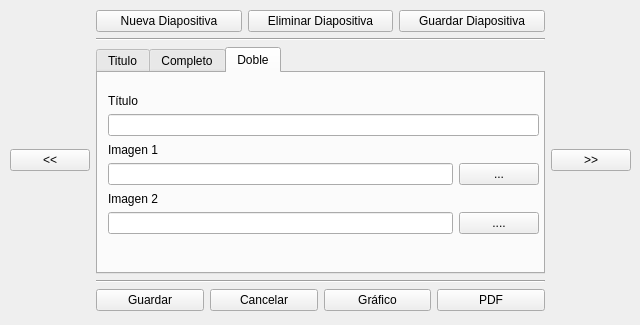
<?xml version="1.0" encoding="UTF-8"?>
<ui version="4.0">
 <class>PresentationView</class>
 <widget class="QWidget" name="PresentationView">
  <property name="geometry">
   <rect>
    <x>0</x>
    <y>0</y>
    <width>640</width>
    <height>325</height>
   </rect>
  </property>
  <property name="windowTitle">
   <string>Form</string>
  </property>
  <widget class="QWidget" name="horizontalLayoutWidget">
   <property name="geometry">
    <rect>
     <x>10</x>
     <y>10</y>
     <width>621</width>
     <height>301</height>
    </rect>
   </property>
   <layout class="QHBoxLayout" name="horizontalLayout">
    <item>
     <widget class="QPushButton" name="pushButton">
      <property name="text">
       <string>&lt;&lt;</string>
      </property>
     </widget>
    </item>
    <item>
     <layout class="QVBoxLayout" name="verticalLayout">
      <item>
       <layout class="QHBoxLayout" name="horizontalLayout_2">
        <item>
         <layout class="QHBoxLayout" name="horizontalLayout_3">
          <item>
           <widget class="QPushButton" name="pushButton_3">
            <property name="text">
             <string>Nueva Diapositiva</string>
            </property>
           </widget>
          </item>
          <item>
           <widget class="QPushButton" name="pushButton_4">
            <property name="text">
             <string>Eliminar Diapositiva</string>
            </property>
           </widget>
          </item>
          <item>
           <widget class="QPushButton" name="pushButton_5">
            <property name="text">
             <string>Guardar Diapositiva</string>
            </property>
           </widget>
          </item>
         </layout>
        </item>
       </layout>
      </item>
      <item>
       <widget class="Line" name="line">
        <property name="orientation">
         <enum>Qt::Horizontal</enum>
        </property>
       </widget>
      </item>
      <item>
       <widget class="QTabWidget" name="tabWidget">
        <property name="currentIndex">
         <number>2</number>
        </property>
        <widget class="QWidget" name="tab_3">
         <attribute name="title">
          <string>Titulo</string>
         </attribute>
         <widget class="QWidget" name="verticalLayoutWidget_4">
          <property name="geometry">
           <rect>
            <x>10</x>
            <y>10</y>
            <width>431</width>
            <height>51</height>
           </rect>
          </property>
          <layout class="QVBoxLayout" name="verticalLayout_4">
           <item>
            <widget class="QLabel" name="label_7">
             <property name="text">
              <string>Título</string>
             </property>
            </widget>
           </item>
           <item>
            <widget class="QLineEdit" name="lineEdit_7"/>
           </item>
          </layout>
         </widget>
        </widget>
        <widget class="QWidget" name="tab_4">
         <attribute name="title">
          <string>Completo</string>
         </attribute>
         <widget class="QWidget" name="verticalLayoutWidget_3">
          <property name="geometry">
           <rect>
            <x>10</x>
            <y>10</y>
            <width>431</width>
            <height>171</height>
           </rect>
          </property>
          <layout class="QVBoxLayout" name="verticalLayout_3">
           <item>
            <widget class="QLabel" name="label_4">
             <property name="text">
              <string>Título</string>
             </property>
            </widget>
           </item>
           <item>
            <widget class="QLineEdit" name="lineEdit_4"/>
           </item>
           <item>
            <widget class="QLabel" name="label_5">
             <property name="text">
              <string>Párrafo</string>
             </property>
            </widget>
           </item>
           <item>
            <widget class="QLineEdit" name="lineEdit_5"/>
           </item>
           <item>
            <widget class="QLabel" name="label_6">
             <property name="text">
              <string>Imagen</string>
             </property>
            </widget>
           </item>
           <item>
            <layout class="QHBoxLayout" name="horizontalLayout_8">
             <item>
              <widget class="QLineEdit" name="lineEdit_6"/>
             </item>
             <item>
              <widget class="QPushButton" name="pushButton_12">
               <property name="text">
                <string>...</string>
               </property>
              </widget>
             </item>
            </layout>
           </item>
          </layout>
         </widget>
        </widget>
        <widget class="QWidget" name="tab_5">
         <attribute name="title">
          <string>Doble</string>
         </attribute>
         <widget class="QWidget" name="verticalLayoutWidget_2">
          <property name="geometry">
           <rect>
            <x>10</x>
            <y>20</y>
            <width>431</width>
            <height>141</height>
           </rect>
          </property>
          <layout class="QVBoxLayout" name="verticalLayout_2">
           <item>
            <widget class="QLabel" name="label">
             <property name="text">
              <string>Título</string>
             </property>
            </widget>
           </item>
           <item>
            <widget class="QLineEdit" name="lineEdit"/>
           </item>
           <item>
            <widget class="QLabel" name="label_2">
             <property name="text">
              <string>Imagen 1</string>
             </property>
            </widget>
           </item>
           <item>
            <layout class="QHBoxLayout" name="horizontalLayout_6">
             <item>
              <widget class="QLineEdit" name="lineEdit_2"/>
             </item>
             <item>
              <widget class="QPushButton" name="pushButton_10">
               <property name="text">
                <string>...</string>
               </property>
              </widget>
             </item>
            </layout>
           </item>
           <item>
            <widget class="QLabel" name="label_3">
             <property name="text">
              <string>Imagen 2</string>
             </property>
            </widget>
           </item>
           <item>
            <layout class="QHBoxLayout" name="horizontalLayout_7">
             <item>
              <widget class="QLineEdit" name="lineEdit_3"/>
             </item>
             <item>
              <widget class="QPushButton" name="pushButton_11">
               <property name="text">
                <string>....</string>
               </property>
              </widget>
             </item>
            </layout>
           </item>
          </layout>
         </widget>
        </widget>
       </widget>
      </item>
      <item>
       <widget class="Line" name="line_2">
        <property name="orientation">
         <enum>Qt::Horizontal</enum>
        </property>
       </widget>
      </item>
      <item>
       <layout class="QHBoxLayout" name="horizontalLayout_5">
        <item>
         <widget class="QPushButton" name="pushButton_6">
          <property name="text">
           <string>Guardar</string>
          </property>
         </widget>
        </item>
        <item>
         <widget class="QPushButton" name="pushButton_7">
          <property name="text">
           <string>Cancelar</string>
          </property>
         </widget>
        </item>
        <item>
         <widget class="QPushButton" name="pushButton_8">
          <property name="text">
           <string>Gráfico</string>
          </property>
         </widget>
        </item>
        <item>
         <widget class="QPushButton" name="pushButton_9">
          <property name="text">
           <string>PDF</string>
          </property>
         </widget>
        </item>
       </layout>
      </item>
     </layout>
    </item>
    <item>
     <widget class="QPushButton" name="pushButton_2">
      <property name="text">
       <string>&gt;&gt;</string>
      </property>
     </widget>
    </item>
   </layout>
  </widget>
 </widget>
 <resources/>
 <connections/>
</ui>
